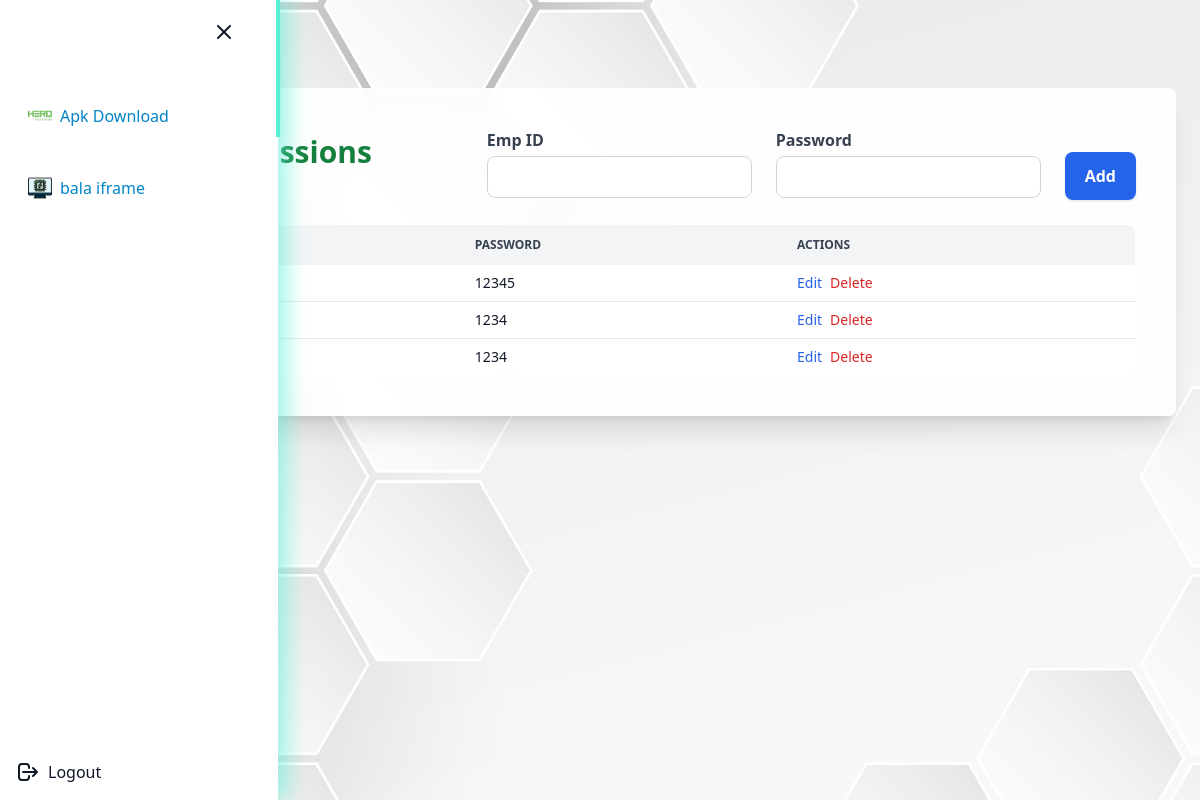
The page /lay_spreading/permissions/ on the database its author committed.
### lay_spreading/models.py (models this page shows)
class overwrite_permissions(models.Model):
    Emp_id = models.IntegerField()
    Password = models.CharField(max_length=6)
    id = models.AutoField(primary_key=True)

### lay_spreading/views.py (the view, shortened to what this page needs)
# urls.py: path('permissions/',views.permissions_view, name='permissions'),
def permissions_view(request, pk=None):
    instance = None
    if pk:
        instance = get_object_or_404(overwrite_permissions, pk=pk)
    all_permissions = overwrite_permissions.objects.all()
    return render(request, 'lay/permissions.html', {
        'permissions': all_permissions,
        'instance': instance
    })

### roll/context_processors.py (called while the page is built)
def break_times(request):
    now = datetime.now().time()
    breaks = BreakTime.objects.filter(is_active=True)
    for bt in breaks:
        if bt.start_time <= now <= bt.end_time:
            return {
                'break_start': bt.start_time.strftime('%H:%M:%S'),
                'break_end': bt.end_time.strftime('%H:%M:%S'),
                'in_break': True,
            }
    return {
        'break_start': '00:00:00',
        'break_end': '00:00:00',
        'in_break': False,
    }

### welcome/context_processors.py (called while the page is built)
def user_permissions(request):
    if request.user.is_authenticated:
        perm, _ = UserPermission.objects.get_or_create(user=request.user)
        return {'permission': perm}
    return {}

### lay_spreading/templates/lay/permissions.html (shortened to what this page needs)
{% extends 'mains.html' %}
{% load static %}
{% block content %}
<div class="bg-[url('{% static 'images/bg.jpg' %}')] bg-no-repeat bg-cover min-h-screen py-10 px-4">
  <div class="max-w-6xl mx-auto mt-12 bg-white/90 backdrop-blur shadow-xl rounded-lg p-6 md:p-10 overflow-auto">
    <div class="mb-6 flex flex-col md:flex-row md:justify-between md:items-center gap-4">
      <div>
         <h2 class="text-3xl font-bold text-green-700 mb-6">Existing Permissions</h2>
      </div>
      <form method="POST" class="grid grid-cols-1 gap-6">
      <div class="flex flex-cols md:grid-cols-2 gap-6">
        <div>
        <label class="block font-semibold mb-1 text-gray-700">Emp ID</label>
        <input type="number" name="Emp_id"
               value="{{ instance.Emp_id|default_if_none:'' }}"
               class="w-full border border-gray-300 rounded-lg px-4 py-2 focus:outline-none focus:ring-2 focus:ring-blue-500 transition">
      </div>
      <div>
        <label class="block font-semibold mb-1 text-gray-700">Password</label>
        <input type="text" name="Password" maxlength="6"
               value="{{ instance.Password|default_if_none:'' }}"
               class="w-full border border-gray-300 rounded-lg px-4 py-2 focus:outline-none focus:ring-2 focus:ring-blue-500 transition">
      </div>
      <div class="md:col-span-2">
        <button type="submit"
                class="w-full bg-blue-600 hover:bg-blue-700 text-white font-semibold px-5 py-3 rounded-lg transition shadow mt-6">
          {% if instance %}Update{% else %}Add{% endif %}
        </button>
      </div>
      </div>
    </form>
    </div>
    <div class="w-full overflow-x-auto">
      <table class="w-full table-auto text-sm text-left border border-gray-200 rounded-lg overflow-hidden">
        <thead class="bg-gray-100 text-gray-700 uppercase text-xs font-semibold">
          <tr>
            <th class="px-4 py-3">ID</th>
            <th class="px-4 py-3">Emp ID</th>
            <th class="px-4 py-3">Password</th>
            <th class="px-4 py-3">Actions</th>
          </tr>
        </thead>
        <tbody class="bg-white divide-y divide-gray-200">
          {% for perm in permissions %}
          <tr class="hover:bg-gray-50 transition">
            <td class="px-4 py-2">{{ perm.id }}</td>
            <td class="px-4 py-2">{{ perm.Emp_id }}</td>
            <td class="px-4 py-2">{{ perm.Password }}</td>
            <td class="px-4 py-2 flex flex-col md:flex-row md:items-center gap-2">
              <a href="{% url 'permissions' perm.id %}" class="text-blue-600 hover:underline font-medium">Edit</a>
              <form method="POST" class="inline">
                <button type="submit" name="delete" value="{{ perm.id }}"
                        onclick="return confirm('Delete this record?')"
                        class="text-red-600 hover:underline font-medium">
                  Delete
                </button>
              </form>
            </td>
          </tr>
          {% empty %}
          <tr>
            <td colspan="4" class="px-4 py-6 text-center text-gray-500">No permissions found.</td>
          </tr>
          {% endfor %}
        </tbody>
      </table>
    </div>
  </div>
</div>
{% endblock %}

### rows shown on the page
overwrite_permissions: Password "12345", {{ perm.id }} 1 (drawn)
overwrite_permissions: Password "1234", {{ perm.id }} 2 (drawn)
overwrite_permissions: Password "1234", {{ perm.id }} 3 (drawn)
